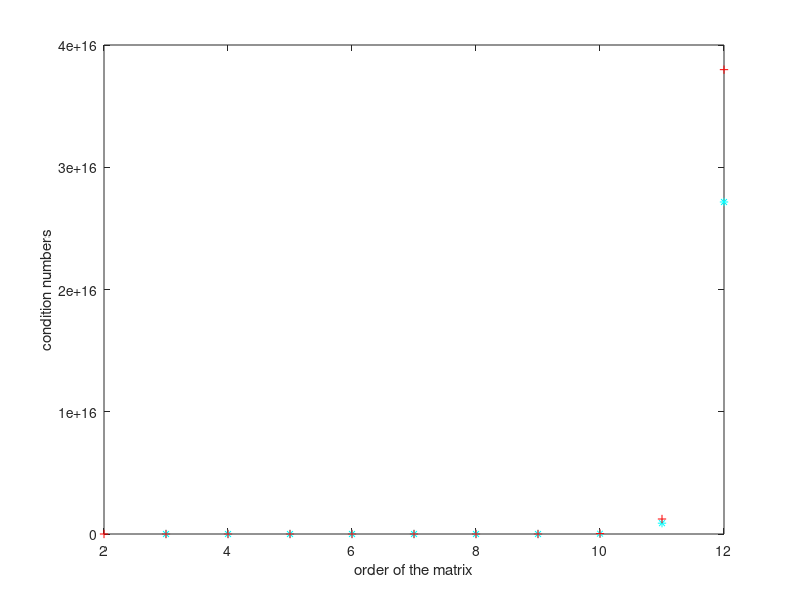

Recreate this plot in MATLAB.
%Function Condition1
%matrix_gen(3);
function Homework2_Yuanyuan_Peng()
tic;
for order =2:12
%order=2;
%generate the matrix A
   A=genMatr(order);
%find A one norm
    %Acond=cond(A,1);
    %disp('cond');
    %disp(Acond);
   A1_norm=Max_col(A);
     
    % find L and U and P
    % LU = PA
    [L,U,P]=lu(A);
    
    trans_U = U.'; %U transpose
    trans_L = L.'; %L transpose
    [V_val, C_val]=findCV(trans_U,order);
    %let some matrix B = trans_L * P use B to find y
     
    Y_Val=findY(trans_L*P,V_val);
    Z_Val=findZ(A, Y_Val);
     
     znorm=norm(Z_Val,1);
     ynorm=norm(Y_Val,1);
    
   
    A_1_norm1 = znorm/ynorm;
    
    mycond = Condition1(A1_norm, A_1_norm1);
     Acond=cond(A,1);
    
   %fig = loglog(order, mycond, 'c*-', order, Acond, 'r+--');
    %plot
    xlabel('order of the matrix');
    ylabel('condition numbers');
    plot(order,mycond,'c*-');
    plot(order,Acond, 'r+--');
    hold on;
    
    %legend('my cond', 'matlab cond', 'Location','NorthWest');
     
end
timesMycond(order)=toc;
disp(timesMycond);
end
%function find z
function zvalue = findZ(Amatr, yVal)
    zvalue=Amatr\yVal;
end
%function find v and c
function [vvalue,cvalue] = findCV(Utrans,orders)
 %find c with trans_U
    n=orders;
    
    c1=ones(n,1); %vecotr with all 1
    c2=c1*-1; %vector with all -1
    v=zeros(n,1);
    %c = -1
    v1=Utrans\c2;
  
    %c = 1
    v2=Utrans\c1;
    
    %assigan c value to the c vector and v value to the v vector
    for el=1:n
        if v1(el)>v2(el)
            c(el)=-1;
            v(el)=v1(el);
        else
            c(el)=1;
            v(el)=v2(el);
        end
    end
    vvalue=v;
    cvalue=c;

end
%function find 
function yvalue =findY(N, Vvalue)
 %Ny=v
    yvalue=N\Vvalue;

end

function Hmatr = genMatr(user_n)
     Hmatr1=zeros(user_n);

    for i=1:user_n
        for j=1:user_n
         Hmatr1(i,j)=1/(i+j-1);
        end
    end
    Hmatr = Hmatr1;
end

function max_col_sum = Max_col(MA)
    n=size(MA,1);
    temp=0;
      max_temp=0;
     for k=1:n
        col_sum=0;
        for r=1:n
            col_sum=col_sum+MA(r,k);
            temp=col_sum;
        end
        if temp>=max_temp
            max_temp=temp;
        end
        
     end
   
    
max_col_sum =max_temp;
end


 
function return_value = Condition1(A1norm, A_1norm)
  
  return_value = A1norm*A_1norm;    
   
end